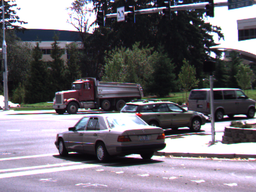
#> input picture optical_flow/data/frame1.png, 256 x 192 px, shrunk from 640 x 480 before the run, found by its file name
$ python optical_flow.py   (older library calls are emulated)
#> lines starting #> are read from the running program, lines starting #| are printed output that depends on the picture
import cv2
import numpy as np
import matplotlib.pyplot as plt


# Gradient
def get_grad(img1, img2):
    kernel = np.array([-1, 8, 0, -8, 1]) / 12
    kernel = kernel.reshape(1, 5)
    Ix = cv2.filter2D(img1, ddepth=cv2.CV_32F, kernel=kernel, borderType=cv2.BORDER_REFLECT)
    Iy = cv2.filter2D(img1, ddepth=cv2.CV_32F, kernel=kernel.T, borderType=cv2.BORDER_REFLECT)
    It = img2 - img1

    return Ix, Iy, It


# Lambda and optical flow calculation
def optical_flow(ix, iy, it):
    # Gaussian mask
    mask = np.array([1, 4, 6, 4, 1]) / 16
    mask = mask.reshape(1, 5)
    w = mask.T @ mask

    # Getting Ix^2, Iy^2, IxIy, IxIt, IyIt, w^2
    ix_squared = ix * ix
    iy_squared = iy * iy
    IxIy = ix * iy
    IxIt = ix * it
    IyIt = iy * it
    w_squared = w * w

    # Components a, b and c of matrix S
    a = cv2.filter2D(ix_squared, ddepth=cv2.CV_32F, kernel=w_squared, borderType=cv2.BORDER_REFLECT)
    b = cv2.filter2D(IxIy, ddepth=cv2.CV_32F, kernel=w_squared, borderType=cv2.BORDER_REFLECT)
    c = cv2.filter2D(iy_squared, ddepth=cv2.CV_32F, kernel=w_squared, borderType=cv2.BORDER_REFLECT)

    # w^2 * IxIt and w^2 * IyIt
    xt = cv2.filter2D(IxIt, ddepth=cv2.CV_32F, kernel=w_squared, borderType=cv2.BORDER_REFLECT)
    yt = cv2.filter2D(IyIt, ddepth=cv2.CV_32F, kernel=w_squared, borderType=cv2.BORDER_REFLECT)

    # Lambda 1 and lambda 2
    lambd1 = ((a + c) / 2) + np.sqrt((4 * b * b) + (a - c) ** 2) / 2
    lambd2 = ((a + c) / 2) - np.sqrt((4 * b * b) + (a - c) ** 2) / 2

    # Calculating (u, v)
    thresholds = [0.0001, 0.0039, 0.009, 1]
    u = np.empty(lambd1.shape)
    v = np.empty(lambd1.shape)
    for t in thresholds:
        for i in range(lambd1.shape[0]):
            for j in range(lambd1.shape[1]):
                if lambd1[i, j] >= t and lambd2[i, j] >= t:
                    uv = np.linalg.inv(np.array([[a[i, j], b[i, j]],
                                                [b[i, j], c[i, j]]]).reshape(2, 2)) @ np.array([-xt[i, j], -yt[i, j]]).reshape(2, 1)

                    u[i, j] = uv[0]
                    v[i, j] = uv[1]

                elif lambd1[i, j] >= t and lambd2[i, j] < t:
                    if np.linalg.norm([ix[i, j], iy[i, j]]) == 0:
                        u[i, j] = 0
                        v[i, j] = 0
                    else:
                        s = -it[i, j] / np.linalg.norm([ix[i, j], iy[i, j]])
                        n = [ix[i, j], iy[i, j]] / np.linalg.norm([ix[i, j], iy[i, j]])
                        uv = n * s
                        u[i, j] = uv[0]
                        v[i, j] = uv[1]

                else:
                    u[i, j] = 0
                    v[i, j] = 0

        # Calculating magnitude ||grad(I)|| = sqrt(u^2 + v^2)
        optic_flow = np.sqrt(u ** 2 + v ** 2)
        # Show and save
        cv2.imshow('thershold - {}'.format(t), optic_flow)
        cv2.imwrite('optical_flow\\threshold - {}.png'.format(t), optic_flow)

    cv2.waitKey(0)


if __name__ == '__main__':
    img1 = cv2.imread('data\\frame1.png', cv2.IMREAD_GRAYSCALE)
#> img1: shape (192, 256); min 0, max 255, mean 111.1
    img2 = cv2.imread('data\\frame2.png', cv2.IMREAD_GRAYSCALE)
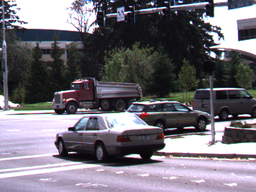
#> input picture optical_flow/data/frame2.png, 256 x 192 px, shrunk from 640 x 480 before the run, found by its file name
#> img2: shape (192, 256); min 0, max 255, mean 110.8

    # 2 blured frames
    img1 = cv2.GaussianBlur(img1, (5, 5), 1.5)
    img2 = cv2.GaussianBlur(img2, (5, 5), 1.5)
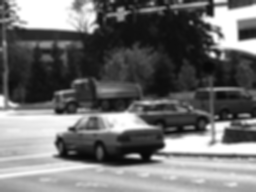
#> img2: shape (192, 256); min 8, max 255, mean 110.8

    # Getting gradients Ix, Iy, It
    ix, iy, it = get_grad(img1, img2)
#> in get_grad, `It = img2 - img1`:
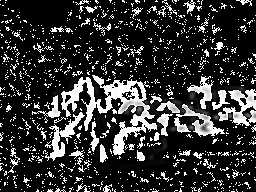
#> It: shape (192, 256); min 0, max 255, mean 51.4
    # Getting optical flow
    optical_flow(ix, iy, it)
#> in optical_flow, `IyIt = iy * it`:
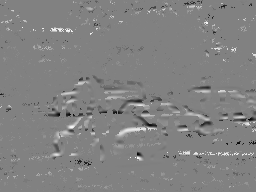
#> IyIt: shape (192, 256) float32; min -16171.3, max 15618.8, mean 73.1; drawn with min black and max white
#> in optical_flow, `lambd2 = ((a + c) / 2) - np.sqrt((4 * b * b) + (a - c) ** 2) / 2`:
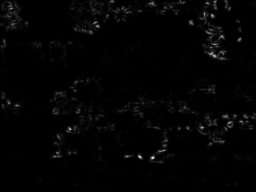
#> lambd2: shape (192, 256) float32; min 0, max 51.5, mean 0.8; drawn with min black and max white
#> the loop in optical_flow, `for t in thresholds:` made 4 passes
#> pass 1, in optical_flow, `cv2.imshow('thershold - {}'.format(t), optic_flow)`:
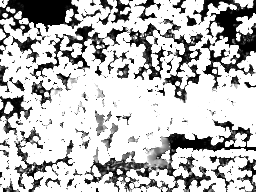
#> window 'thershold - 0.0001': shape (192, 256); min 0, max 255, mean 187.5
#> pass 2, in optical_flow, `cv2.imwrite('optical_flow\\threshold - {}.png'.format(t), optic_flow)`:
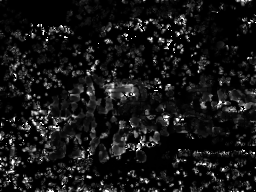
#> saved as threshold - 0.0039.png: shape (192, 256); min 0, max 255, mean 21.8
